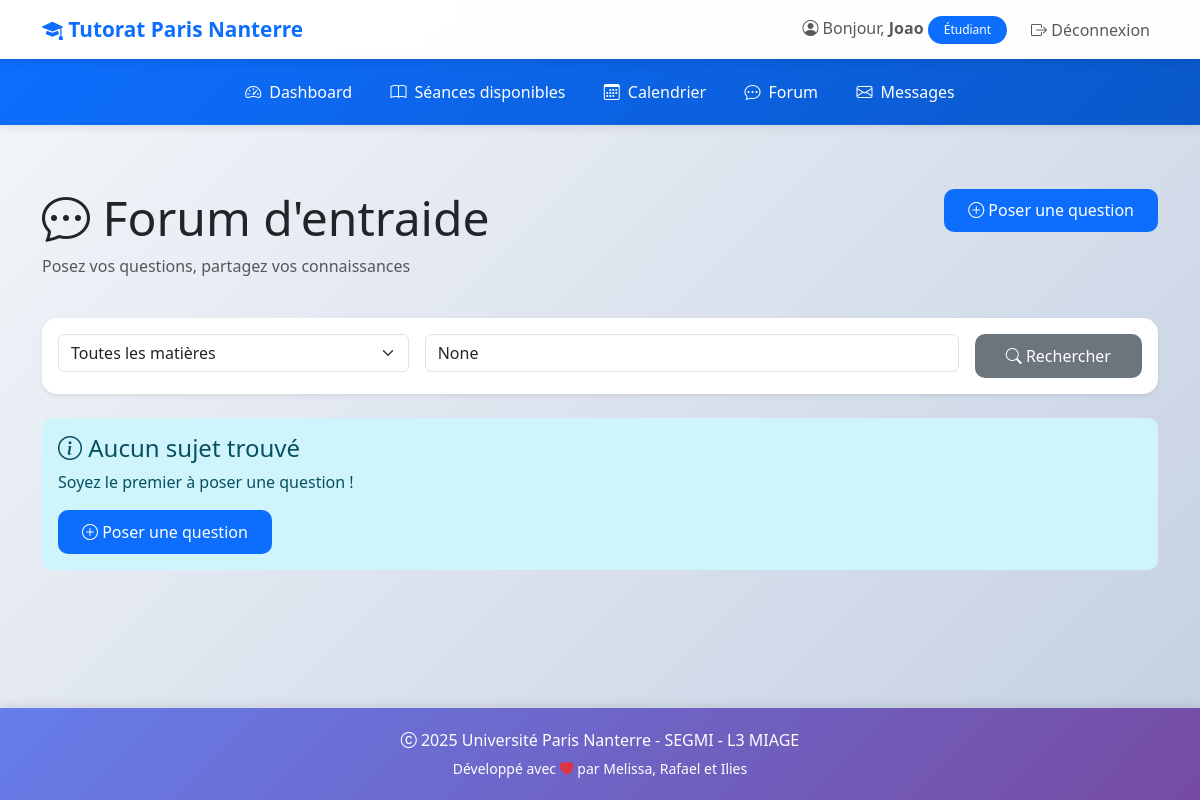
The page /forum/ (signed in) on the database as committed earlier.
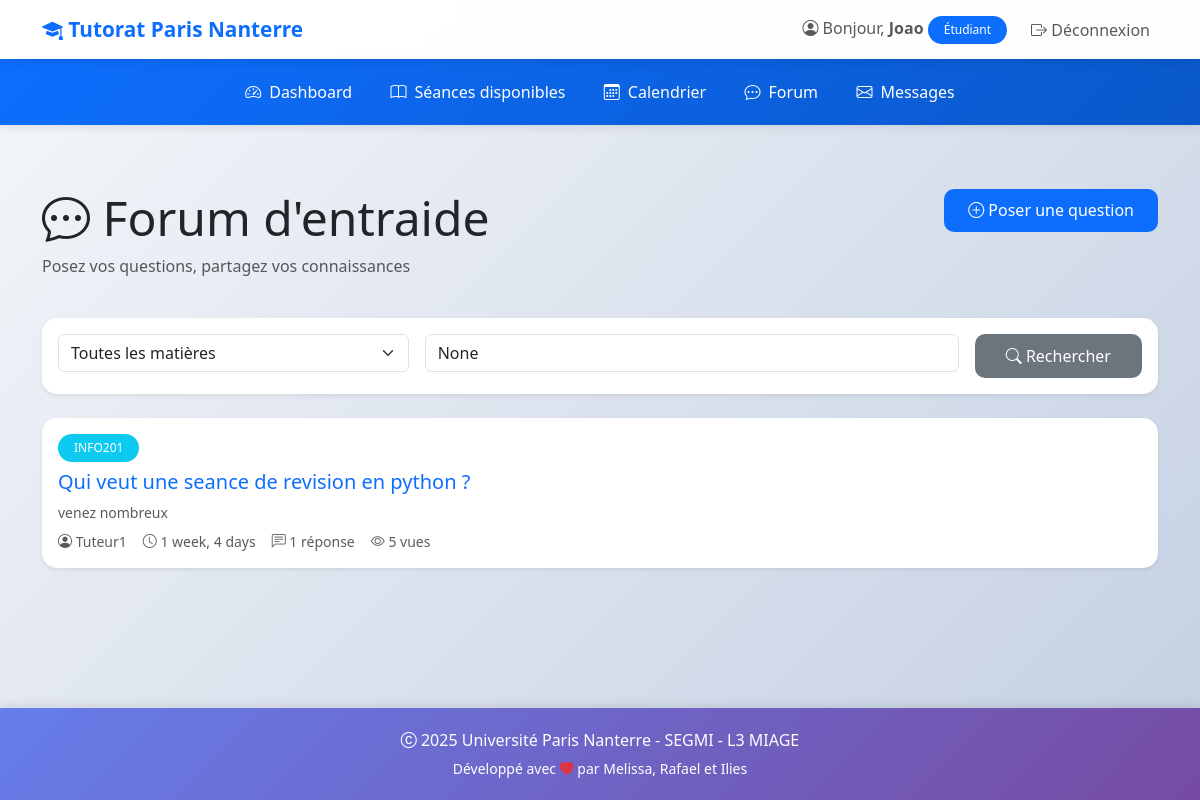
The same page on the database as committed later.
### tutorat/models.py (models this page shows, shortened)
class SujetForum(models.Model):
    titre = models.CharField(max_length=200, verbose_name="Titre")
    matiere = models.ForeignKey(
        Matiere,
        on_delete=models.CASCADE,
        related_name='sujets_forum',
        verbose_name="Matière"
    )
    auteur = models.ForeignKey(
        User,
        on_delete=models.CASCADE,
        related_name='sujets_crees',
        verbose_name="Auteur"
    )
    contenu = models.TextField(verbose_name="Contenu")
    epingle = models.BooleanField(default=False, verbose_name="Épinglé")
    resolu = models.BooleanField(default=False, verbose_name="Résolu")
    vues = models.IntegerField(default=0, verbose_name="Nombre de vues")
    created_at = models.DateTimeField(auto_now_add=True)
    updated_at = models.DateTimeField(auto_now=True)
    class Meta:
        verbose_name = "Sujet du forum"
        verbose_name_plural = "Sujets du forum"
        ordering = ['-epingle', '-updated_at']

class Matiere(models.Model):
    nom = models.CharField(max_length=100, verbose_name="Nom de la matière")
    code = models.CharField(max_length=10, unique=True, verbose_name="Code")
    description = models.TextField(blank=True, verbose_name="Description")
    class Meta:
        verbose_name = "Matière"
        verbose_name_plural = "Matières"
        ordering = ['nom']

class User(AbstractUser):
    ROLE_CHOICES = (
        ('ETUDIANT', 'Étudiant'),
        ('TUTEUR', 'Tuteur'),
        ('ADMIN', 'Administrateur'),
    )
    role = models.CharField(
        max_length=20,
        choices=ROLE_CHOICES,
        default='ETUDIANT',
        verbose_name="Rôle"
    )
    telephone = models.CharField(
        max_length=15,
        blank=True,
        null=True,
        verbose_name="Téléphone"
    )
    date_naissance = models.DateField(
        blank=True,
        null=True,
        verbose_name="Date de naissance"
    )
    class Meta:
        verbose_name = "Utilisateur"
        verbose_name_plural = "Utilisateurs"

### tutorat/views.py (the view)
# urls.py: path('forum/', views.forum_accueil, name='forum_accueil'),
@login_required
def forum_accueil(request):
    matiere_id = request.GET.get('matiere')
    recherche = request.GET.get('q')
    sujets = SujetForum.objects.select_related('auteur', 'matiere').annotate(
        nb_reponses=Count('reponses')
    )
    if matiere_id:
        sujets = sujets.filter(matiere_id=matiere_id)
    if recherche:
        sujets = sujets.filter(
            Q(titre__icontains=recherche) | Q(contenu__icontains=recherche)
        )
    matieres = Matiere.objects.all()
    context = {
        'sujets': sujets,
        'matieres': matieres,
        'matiere_selectionnee': matiere_id,
        'recherche': recherche,
    }
    return render(request, 'tutorat/forum_accueil.html', context)

### tutorat/templates/tutorat/forum_accueil.html (shortened to what this page needs)
{% extends 'tutorat/base.html' %}
{% block content %}
<div class="row mb-4">
    <div class="col-md-8">
        <h1 class="display-5"><i class="bi bi-chat-dots"></i> Forum d'entraide</h1>
        <p class="text-muted">Posez vos questions, partagez vos connaissances</p>
    </div>
    <div class="col-md-4 text-end">
        <a href="{% url 'forum_sujet_create' %}" class="btn btn-primary">
            <i class="bi bi-plus-circle"></i> Poser une question
        </a>
    </div>
</div>
<div class="card shadow-sm mb-4">
    <div class="card-body">
        <form method="get" class="row g-3">
            <div class="col-md-4">
                <select name="matiere" class="form-select" onchange="this.form.submit()">
                    <option value="">Toutes les matières</option>
                </select>
            </div>
            <div class="col-md-6">
                <input type="text" name="q" class="form-control" placeholder="Rechercher un sujet..." value="{{ recherche }}">
            </div>
            <div class="col-md-2">
                <button type="submit" class="btn btn-secondary w-100">
                    <i class="bi bi-search"></i> Rechercher
                </button>
            </div>
        </form>
    </div>
</div>
{% if sujets %}
    <div class="row">
        {% for sujet in sujets %}
        <div class="col-12 mb-3">
            <div class="card shadow-sm h-100 {% if sujet.epingle %}border-warning{% endif %}">
                <div class="card-body">
                    <div class="d-flex justify-content-between align-items-start">
                        <div class="flex-grow-1">
                            <div class="d-flex align-items-center gap-2 mb-2">
                                <span class="badge bg-info">{{ sujet.matiere.code }}</span>
                            </div>
                            <h5 class="card-title mb-2">
                                <a href="{% url 'forum_sujet_detail' sujet.pk %}" class="text-decoration-none">
                                    {{ sujet.titre }}
                                </a>
                            </h5>
                            <p class="card-text text-muted small mb-2">
                                {{ sujet.contenu|truncatewords:30 }}
                            </p>
                            <div class="d-flex align-items-center gap-3 text-muted small">
                                <span>
                                    <i class="bi bi-person-circle"></i> {{ sujet.auteur.first_name|default:sujet.auteur.username }}
                                </span>
                                <span>
                                    <i class="bi bi-clock"></i> {{ sujet.created_at|timesince }}
                                </span>
                                <span>
                                    <i class="bi bi-chat-left-text"></i> {{ sujet.nb_reponses }} réponse{{ sujet.nb_reponses|pluralize }}
                                </span>
                                <span>
                                    <i class="bi bi-eye"></i> {{ sujet.vues }} vue{{ sujet.vues|pluralize }}
                                </span>
                            </div>
                        </div>
                    </div>
                </div>
            </div>
        </div>
        {% endfor %}
    </div>
{% else %}
    <div class="alert alert-info">
        <h4><i class="bi bi-info-circle"></i> Aucun sujet trouvé</h4>
        <p>Soyez le premier à poser une question !</p>
        <a href="{% url 'forum_sujet_create' %}" class="btn btn-primary">
            <i class="bi bi-plus-circle"></i> Poser une question
        </a>
    </div>
{% endif %}
{% endblock %}

Rows that differ between the two databases and show on the page:
added SujetForum: matiere.code "INFO201", titre "Qui veut une seance de revision en python ?", contenu "venez nombreux", auteur.first_name "Tuteur1", created_at "1 week, 4 days", nb_reponses "1", vues "5"
Other text that changed with them:
text no longer shown: "Aucun sujet trouvé Soyez le premier à poser une question ! Poser une question"
